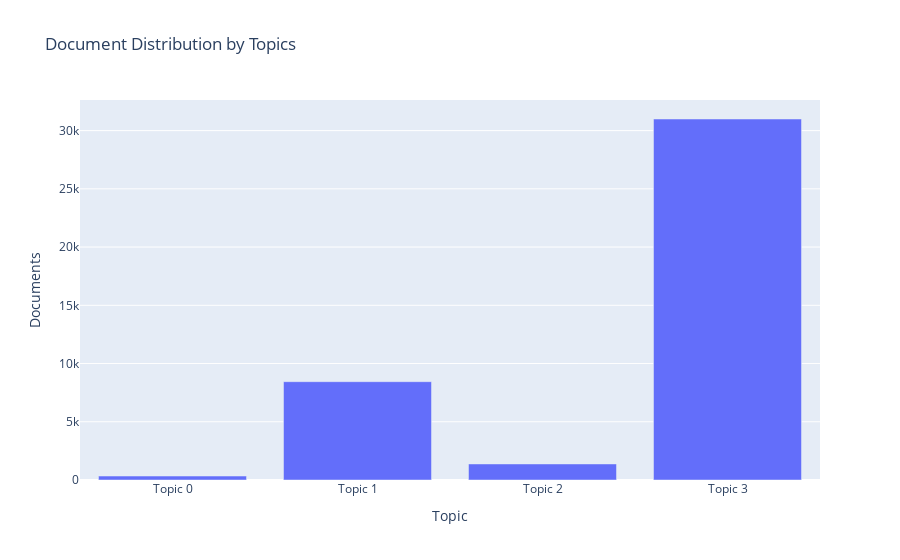

Write notebook code for a chart like this one.
### Code cell
plot_model(saved_lda, plot = 'topic_distribution')

### Figure 1 — Plotly figure (JSON) as saved in the notebook; plotly's stock layout.template omitted (floating-point values rounded to 4 significant figures)
{"data": [{"alignmentgroup": "True", "customdata": [["amp, company, customer, shop, delivery, want, retail, local, order, give"], ["consumer, online, demand, shopping, help, due, new, crisis, take, may"], ["price, oil, market, low, high, global, mask, economy, year, fall"], ["store, food, grocery, supermarket, go, people, get, need, worker, time"]], "hovertemplate": "Topic=%{x}<br>Documents=%{y}<br>Keyword=%{customdata[0]}<extra></extra>", "legendgroup": "", "marker": {"color": "#636efa", "pattern": {"shape": ""}}, "name": "", "offsetgroup": "", "orientation": "v", "showlegend": false, "textposition": "auto", "type": "bar", "x": ["Topic 0", "Topic 1", "Topic 2", "Topic 3"], "xaxis": "x", "y": [340, 8442, 1379, 30996], "yaxis": "y"}], "layout": {"autosize": true, "barmode": "relative", "legend": {"tracegroupgap": 0}, "title": {"text": "Document Distribution by Topics"}, "xaxis": {"anchor": "y", "autorange": true, "domain": [0, 1], "range": [-0.5, 3.5], "title": {"text": "Topic"}, "type": "category"}, "yaxis": {"anchor": "x", "autorange": true, "domain": [0, 1], "range": [0, 32630.0], "title": {"text": "Documents"}, "type": "linear"}}}
